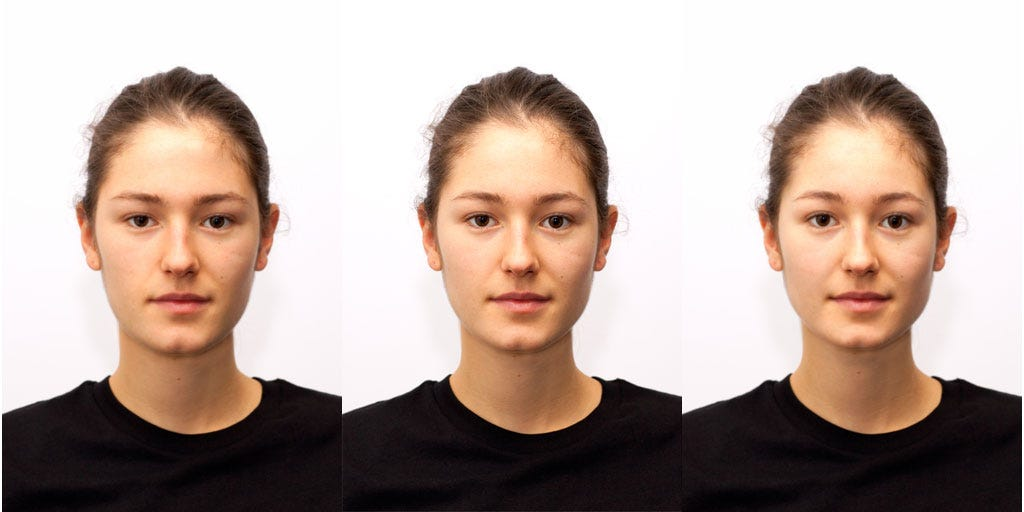
#> input picture face1.jpeg, 1024 x 512 px
$ jupyter execute Untitled.ipynb   (shell and % lines are left out)
#> lines starting #> are read from the running program, lines starting #| are printed output that depends on the picture; after the words box and inside, x2 and y2 are one past the last pixel; in counts of white or black regions, pixels touching at a corner belong together
[cell 1]
import cv2
from matplotlib import pyplot as plt

[cell 2]
car_cascade = cv2.CascadeClassifier('u.xml')
img = cv2.imread('face1.jpeg', 1)
#> img is the input picture: shape (512, 1024, 3); mean B, G, R 157.2, 165.7, 183.7
gray = cv2.cvtColor(img, cv2.COLOR_BGR2GRAY)
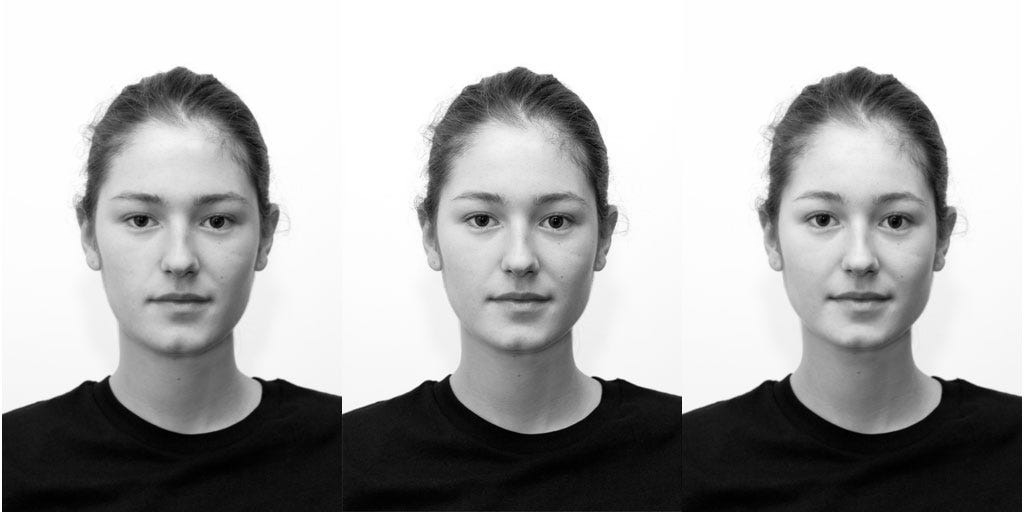
#> gray: shape (512, 1024); min 0, max 255, mean 170.1

# Detect cars
cars = car_cascade.detectMultiScale(gray, 1.1, 1)
#> cars = [[70, 131, 219, 219], [410, 132, 217, 217], [750, 131, 217, 217]]

# Draw border
ncars=0
for (x, y, w, h) in cars:
    cv2.rectangle(img, (x,y), (x+w,y+h), (0,0,255), 2)
    ncars = ncars + 1
#> this loop made 3 passes
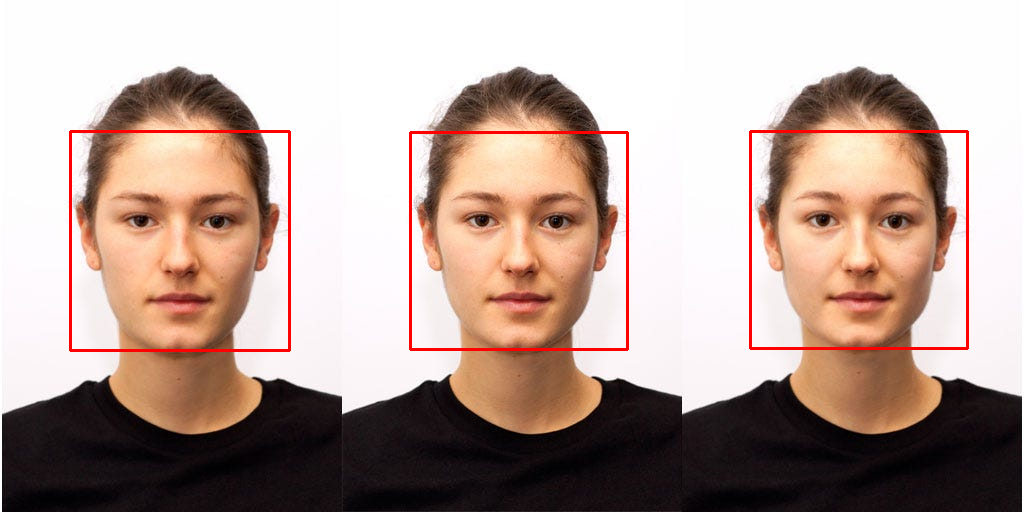
#> img: shape (512, 1024, 3); 1.49% of pixels changed, all inside (x1, y1, x2, y2) = (69, 130, 969, 352)
#> after the loop, ncars = 3

# Show image
plt.figure(figsize=(10,20))
plt.imshow(img)

$ run again, with face2.jpeg copied over face1.jpeg
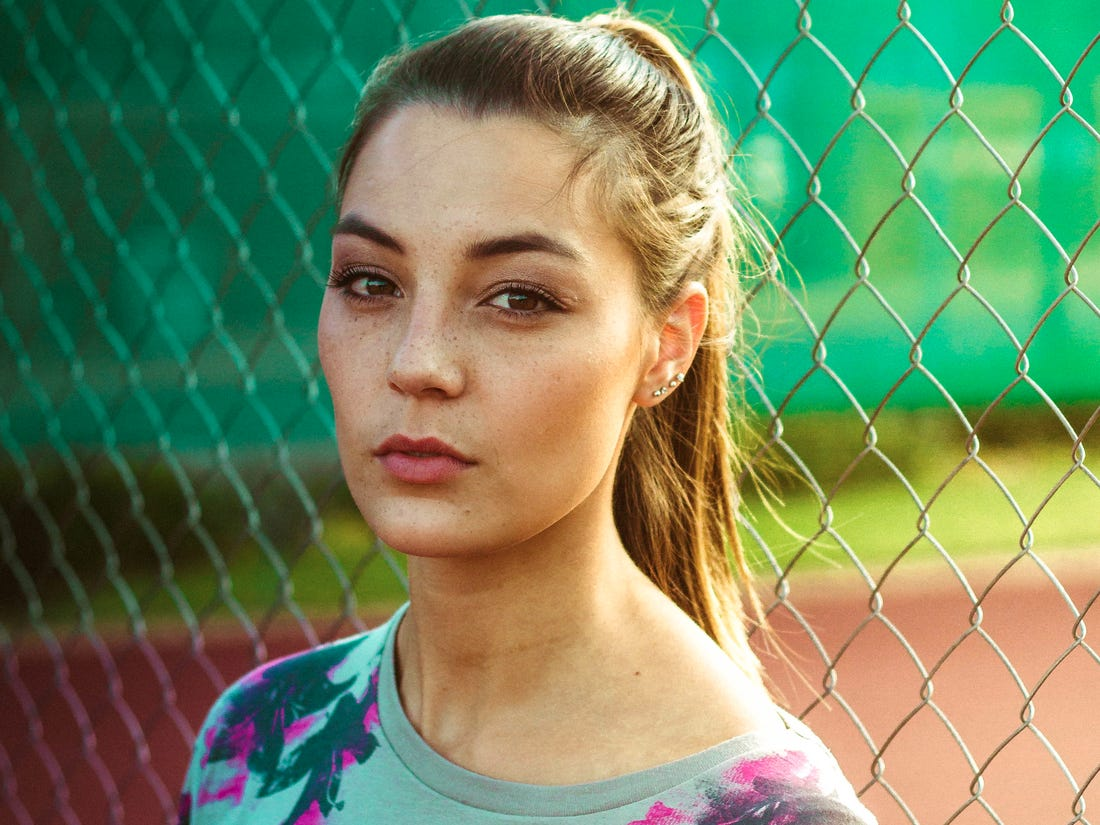
#> input picture face2.jpeg, 1100 x 825 px
#> img is the input picture: shape (825, 1100, 3); mean B, G, R 97.6, 137, 113.9
#> `gray = cv2.cvtColor(img, cv2.COLOR_BGR2GRAY)`:
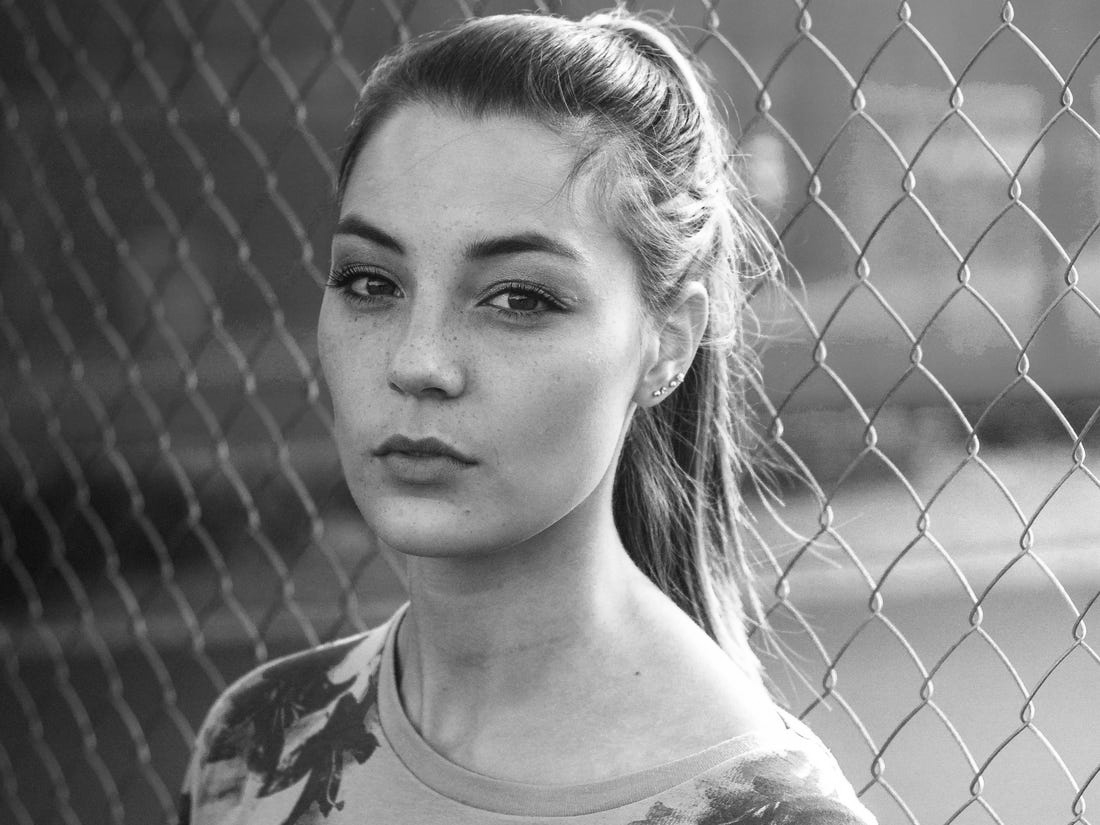
#> gray: shape (825, 1100); min 7, max 255, mean 125.6
#> cars = [[705, 286, 51, 51], [721, 524, 106, 106], [674, 56, 215, 215], [220, 120, 434, 434], [265, 442, 336, 336]]
#> the loop `for (x, y, w, h) in cars:` made 5 passes
#> after the loop `for (x, y, w, h) in cars:`:
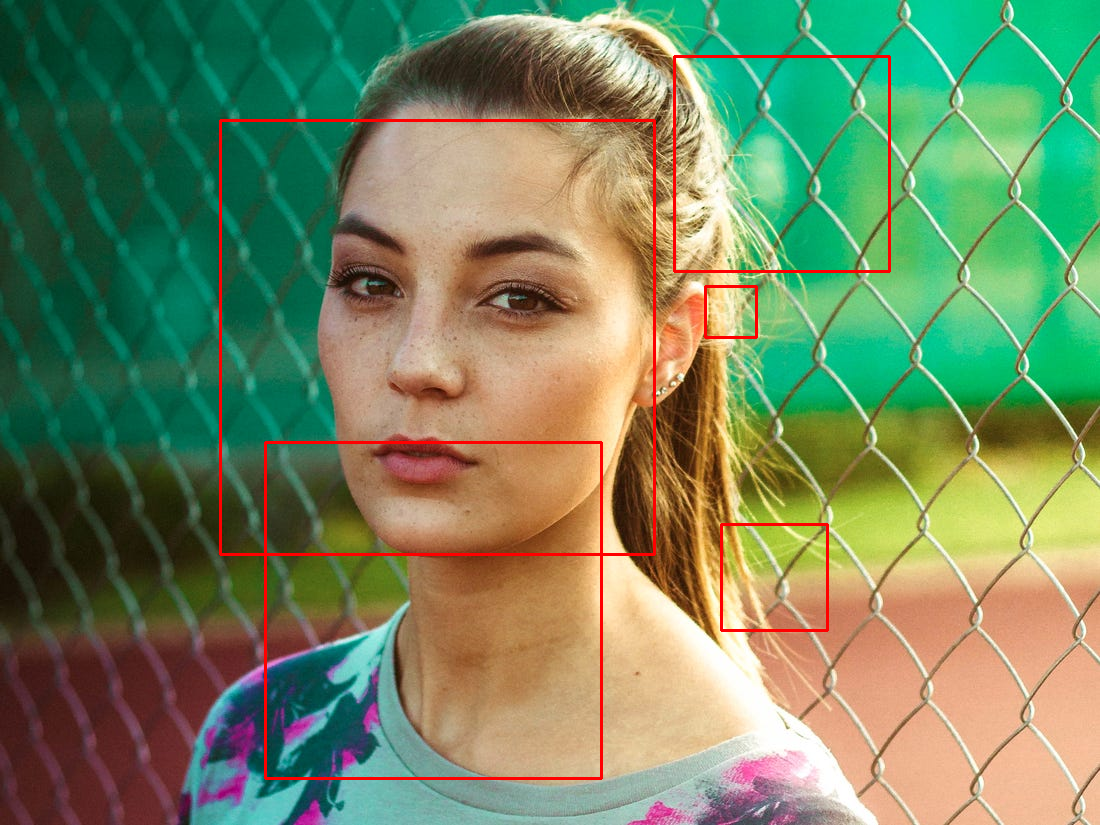
#> img: shape (825, 1100, 3); 1.51% of pixels changed, all inside (x1, y1, x2, y2) = (219, 55, 891, 780)
#> after the loop `for (x, y, w, h) in cars:`: ncars = 5

$ run again, with face3.jpg copied over face1.jpeg
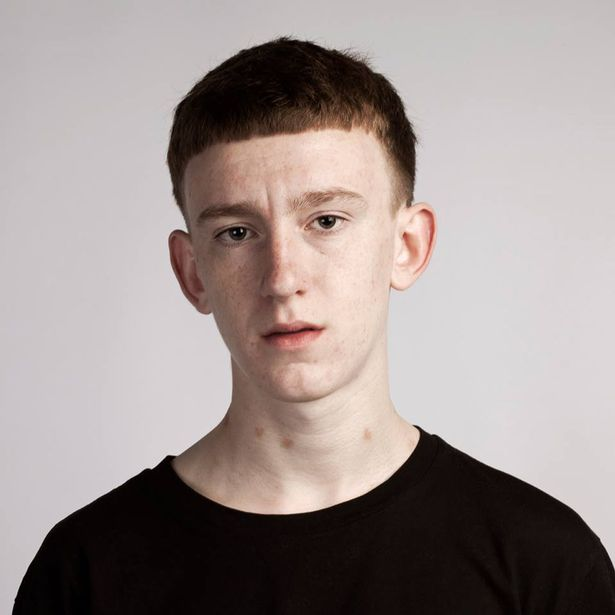
#> input picture face3.jpg, 615 x 615 px
#> img is the input picture: shape (615, 615, 3); mean B, G, R 144.5, 147, 158.1
#> `gray = cv2.cvtColor(img, cv2.COLOR_BGR2GRAY)`:
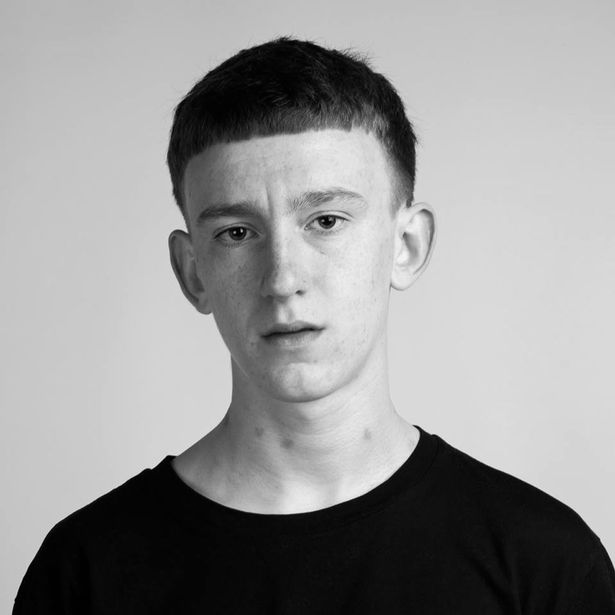
#> gray: shape (615, 615); min 0, max 245, mean 150.1
#> cars = [[155, 125, 258, 258]]
#> the loop `for (x, y, w, h) in cars:` made 1 pass
#> (x, y, w, h, ncars) on pass 1: (155, 125, 258, 258, 1)
#> after the loop `for (x, y, w, h) in cars:`:
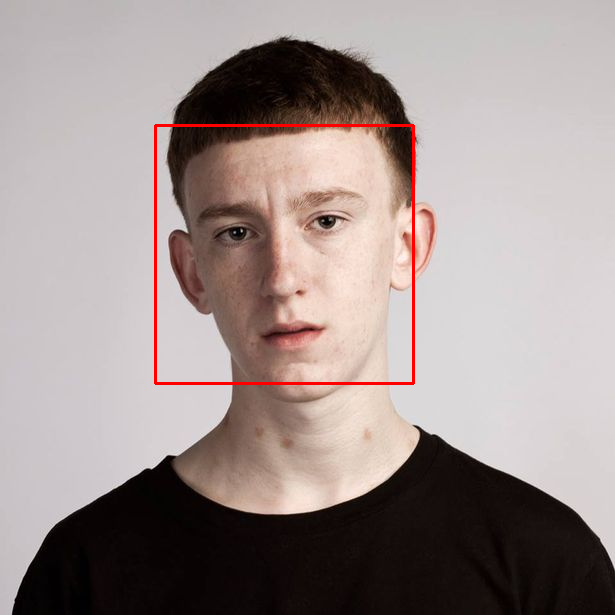
#> img: shape (615, 615, 3); 0.82% of pixels changed, all inside (x1, y1, x2, y2) = (154, 124, 415, 385)
#> after the loop `for (x, y, w, h) in cars:`: ncars = 1
